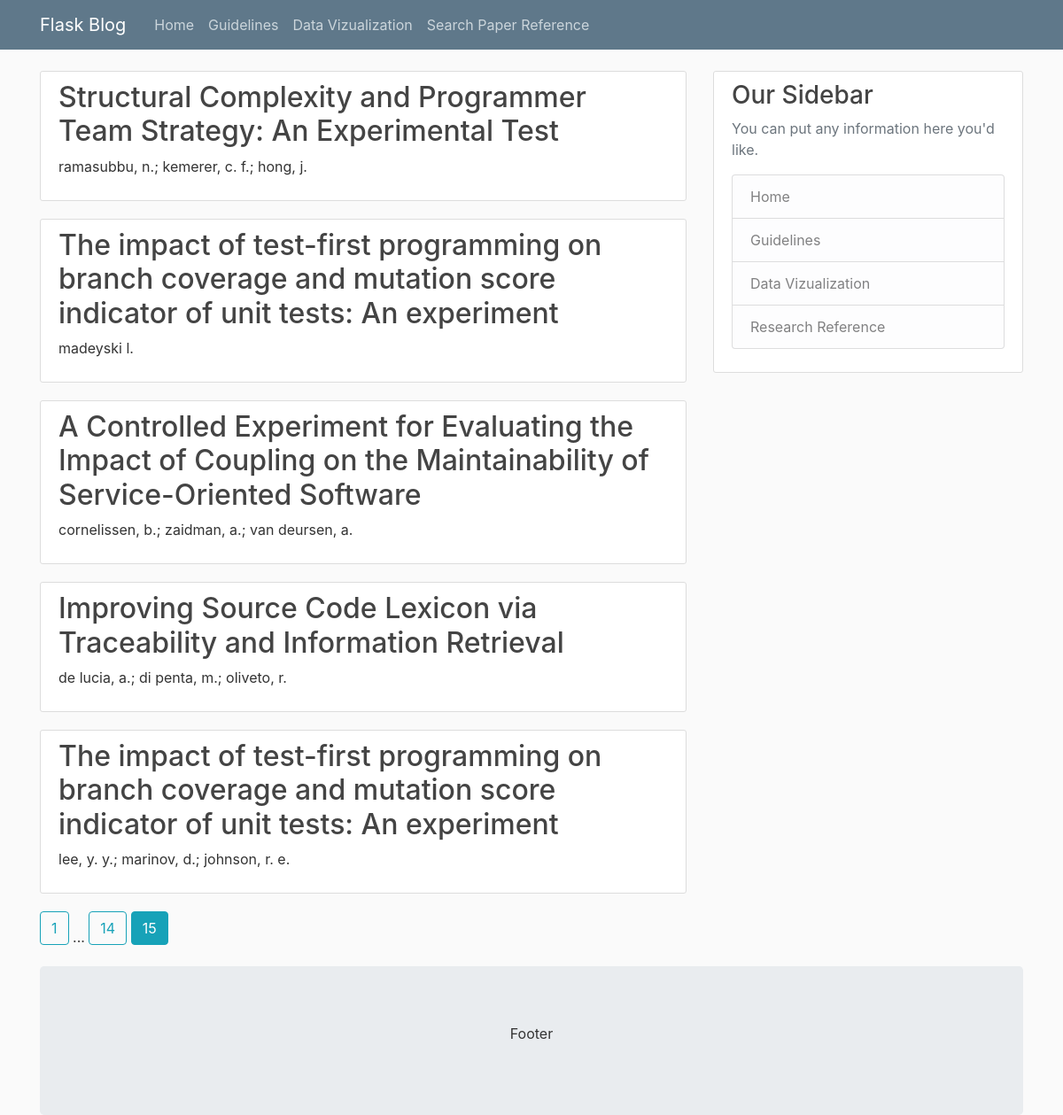
Screenshot of /search?page=15 with the database file from the repository.
### flaskblog/models.py (models this page shows)
class Publication(db.Model):
    pub_id = db.Column(db.Integer, primary_key=True)
    title = db.Column(db.String(200), nullable=False)
    year = db.Column(db.Integer, nullable=False)
    venue = db.Column(db.String(20), nullable=False)
    authors = db.Column(db.String(200), nullable=False)
    experiments = db.relationship("Experiment", backref="exp_pub", lazy=True)

### flaskblog/finder/routes.py (the view)
@ finder.route("/search")
def search():
    page = request.args.get('page', 1, type=int)
    pubs = Publication.query.order_by(
        Publication.year.desc()).paginate(page=page, per_page=5)
    return render_template('research.html', pubs=pubs)

### flaskblog/templates/research.html
{% extends "layout.html" %}
{% block content %}
    {% for post in pubs.items %}
        <article class="media content-section">
          <div class="media-body">
            <h2><a class="article-title" href="{{ url_for('finder.details', pub_id=post.pub_id) }}">{{ post.title }}</a></h2>
            <p class="article-content">{{ post.authors }}</p>
          </div>
        </article>
    {% endfor %}
    {% for page_num in pubs.iter_pages(left_edge=1, right_edge=1, left_current=1, right_current=2) %}
      {% if page_num %}
        {% if pubs.page == page_num %}
          <a class="btn btn-info mb-4" href="{{ url_for('finder.search', page=page_num) }}">{{ page_num }}</a>
        {% else %}
          <a class="btn btn-outline-info mb-4" href="{{ url_for('finder.search', page=page_num) }}">{{ page_num }}</a>
        {% endif %}
      {% else %}
        ...
      {% endif %}
    {% endfor %}
{% endblock content %}

### flaskblog/static/main.css (style rules this page uses)
body { background: #fafafa; color: #333333; margin-top: 5rem; }
h1, h2, h3, h4, h5, h6 { color: #444444; }
.content-section { background: #ffffff; padding: 10px 20px; border: 1px solid #dddddd; border-radius: 3px; margin-bottom: 20px; }
.article-title { color: #444444; }
.article-content { white-space: pre-line; }

### rows the page displays
Publication: title "Structural Complexity and Programmer Team Strategy: An Experimental Test", authors "ramasubbu, n.; kemerer, c. f.; hong, j."
Publication: title "The impact of test-first programming on branch coverage and mutation score indicator of unit tests: An experiment", authors "madeyski l."
Publication: title "A Controlled Experiment for Evaluating the Impact of Coupling on the Maintainability of Service-Oriented Software", authors "cornelissen, b.; zaidman, a.; van deursen, a."
Publication: title "Improving Source Code Lexicon via Traceability and Information Retrieval", authors "de lucia, a.; di penta, m.; oliveto, r."
Publication: title "The impact of test-first programming on branch coverage and mutation score indicator of unit tests: An experiment", authors "lee, y. y.; marinov, d.; johnson, r. e."

### other values shown
{{ page_num }} "1" "14"
{{ page_num }} "15"
